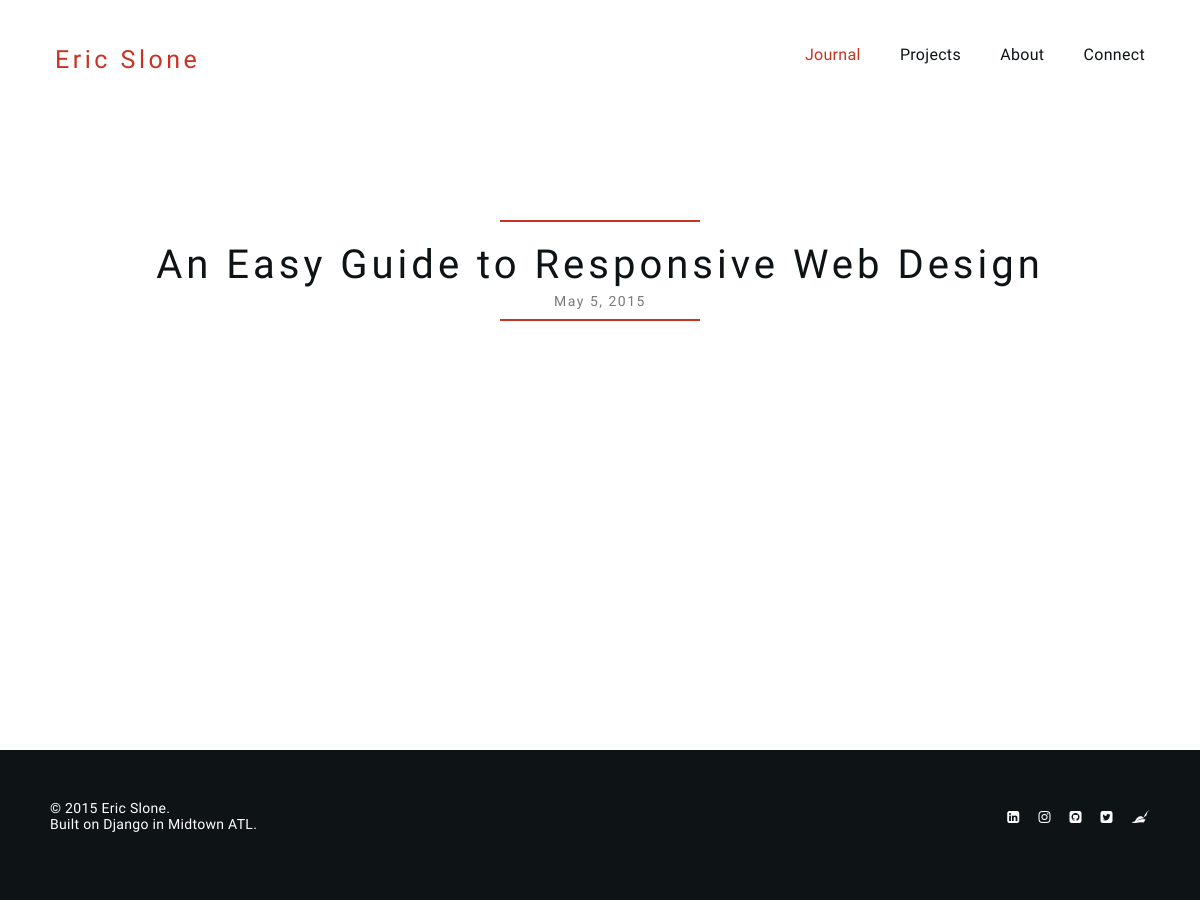
Before: /journal/ with the older database file.
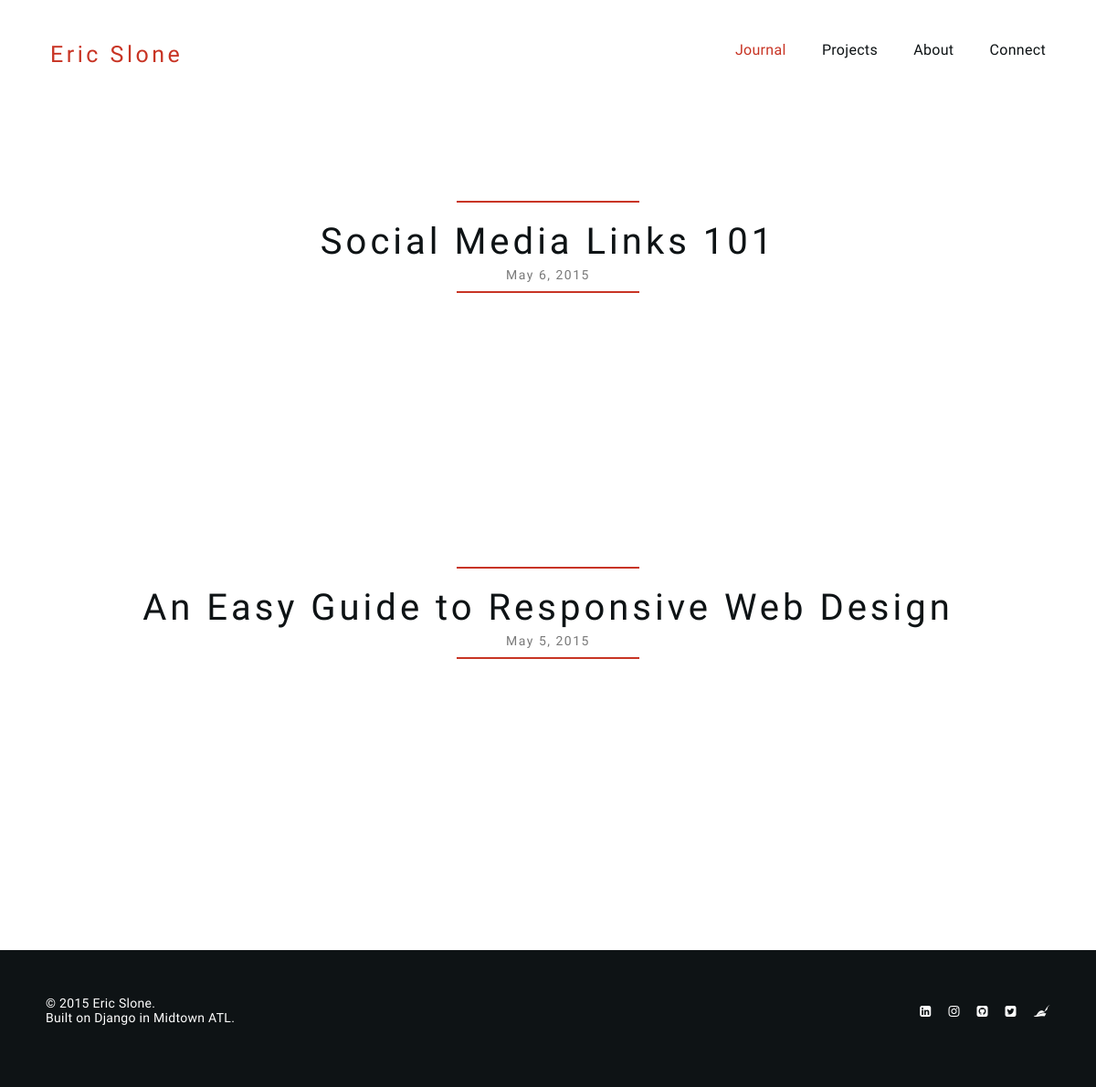
After: the same page with the newer database file.
### articles/models.py (models this page shows, shortened)
class Article(models.Model):
  article_title = models.CharField(max_length=999)
  article_slug = models.CharField(max_length=999, unique=True)
  article_description = models.TextField(blank=True)
  article_text = models.TextField()
  article_image = models.ImageField(upload_to='article-images/', blank=True)
  article_upload_date = models.DateField(blank=True)

### users/views.py (the view)
# urls.py: url(r'^journal/', 'users.views.journal', name='journal'),
def journal(request):
  context = dict()
  context['pagetitle'] = 'Journal'
  context['articles'] = Article.objects.all().order_by('-id')
  return render(request, 'users/journal.html', context)

### templates/users/journal.html (shortened to what this page needs)
{% extends "base.html" %}
{% load staticfiles %}
{% block content %}
	{% for article in articles %}
		<div class="journal-article-top">
		</div>
		<div class="journal-article-title">
			<a href="/post/{{ article.id }}/{{ article.article_slug }}/" class="home-article-title-link">
				{{ article.article_title }}
			</a>
		</div>
		<div class="journal-page-date">
			{{ article.article_upload_date }}
		</div>
	{% endfor %}
{% endblock content %}

Changed rows visible on the page:
added Article: article_title "Social Media Links 101", article_upload_date "May 6, 2015"
